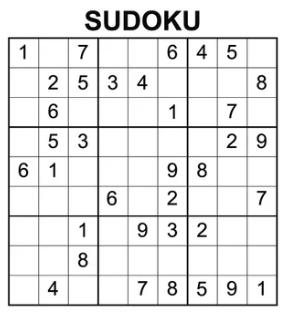
#> input picture jason/7.png, 287 x 314 px, found by its file name
$ python proj_sudokuMain.py
#> lines starting #> are read from the running program, lines starting #| are printed output that depends on the picture; after the words box and inside, x2 and y2 are one past the last pixel; in counts of white or black regions, pixels touching at a corner belong together
### jason/proj_utils.py
import cv2
import numpy as np

##### 1. Preprocessing Image
def preProcess(img):
    imgGray = cv2.cvtColor(img, cv2.COLOR_BGR2GRAY)  # Convert image to gray scale
    imgBlur = cv2.GaussianBlur(imgGray, (5, 5), 1)  # Add Gaussian blur to find out contour easier
    imgThreshold = cv2.adaptiveThreshold(imgBlur, 255, 1, 1, 11, 2)
    # Appy adaptive threshold
    return imgThreshold

#### 3. Reorder
def reorder(myPoints):
    myPoints = myPoints.reshape((4, 2))  # reshapes them into a simple (4,2) array
    myPointsNew = np.zeros((4, 1, 2), dtype=np.int32)
    add = myPoints.sum(1)  # X + Y
    myPointsNew[0] = myPoints[np.argmin(add)]  # find smallest value among add --> top-left
    myPointsNew[3] = myPoints[np.argmax(add)]  # find biggest value among add --> bottom-right

    diff = np.diff(myPoints, axis=1)
    #  y-x
    myPointsNew[1] = myPoints[np.argmin(diff)]  # smallest y-x value --> top-right
    myPointsNew[2] = myPoints[np.argmax(diff)]  # biggest y-x value --> bottom-left

    return myPointsNew

####  3. Finding the biggest contour that is the sudoku puzzle
def biggestContour(contours):  # sending all the contours in this method
    biggest = np.array([])  # it will store the coordinates of the larges rectangular contour
    max_area = 0  # it keeps track of the largest contour area found so far
    for i in contours:
        area = cv2.contourArea(i)  # calulates the area (size in pixels) of the contour
        if area > 50:  # Only consider contours with area is greater than 50 to ignore small noise
            peri = cv2.arcLength(i, True)  # Calculate Perimeter
            approx = cv2.approxPolyDP(i, 0.02 * peri, True)  # Finds corners
            if area > max_area and len(approx) == 4:  # len(approx) == 4 means the contour has 4 corners --> rectangle
                biggest = approx  # if its area is larger than any previous contour, becomes biggest
                max_area = area
                return biggest, max_area

#### 4 - To split the image into 81 different images
def splitBoxes(img):
    rows = np.vsplit(img, 9)
    boxes = []
    for r in rows:
        cols = np.hsplit(r, 9)
        for box in cols:
            boxes.append(box)
    return boxes


#### 6 - TO STACK ALL THE IMAGES IN ONE WINDOW
def stackImages(imgArray,scale):
    rows = len(imgArray)
    cols = len(imgArray[0])
    rowsAvailable = isinstance(imgArray[0], list)
    width = imgArray[0][0].shape[1]
    height = imgArray[0][0].shape[0]
    if rowsAvailable:
        for x in range ( 0, rows):
            for y in range(0, cols):
                imgArray[x][y] = cv2.resize(imgArray[x][y], (0, 0), None, scale, scale)
                if len(imgArray[x][y].shape) == 2: imgArray[x][y]= cv2.cvtColor( imgArray[x][y], cv2.COLOR_GRAY2BGR)
        imageBlank = np.zeros((height, width, 3), np.uint8)
        hor = [imageBlank]*rows
        hor_con = [imageBlank]*rows
        for x in range(0, rows):
            hor[x] = np.hstack(imgArray[x])
            hor_con[x] = np.concatenate(imgArray[x])
        ver = np.vstack(hor)
        ver_con = np.concatenate(hor)
    else:
        for x in range(0, rows):
            imgArray[x] = cv2.resize(imgArray[x], (0, 0), None, scale, scale)
            if len(imgArray[x].shape) == 2: imgArray[x] = cv2.cvtColor(imgArray[x], cv2.COLOR_GRAY2BGR)
        hor= np.hstack(imgArray)
        hor_con= np.concatenate(imgArray)
        ver = hor
    return ver

### jason/proj_sudokuMain.py
import os
os.environ['TF_CPP_MIN_LOG_LEVEL'] = '3'
from proj_utils import *
#import proj_sudokuSolver

#####################################
pathImage = "Resources/7.png"
heightImg = 450
widthImg = 450
#model = initlizePredictionModel()
#####################################

#### 1. Prepare the image
img = cv2.imread(pathImage)
#> img is the input picture: shape (314, 287, 3); mean B, G, R 231.5, 231.5, 231.5
img = cv2.resize(img, (widthImg, heightImg))
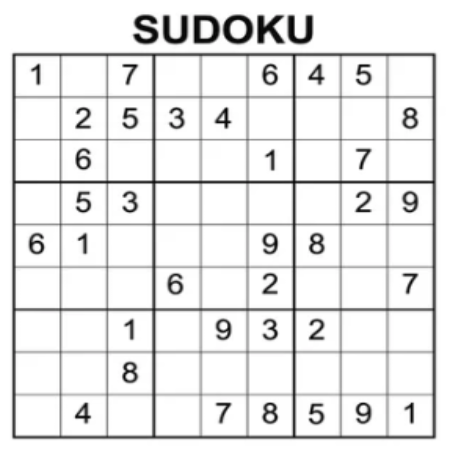
#> img: shape (450, 450, 3); mean B, G, R 231.5, 231.5, 231.5
imgBlank = np.zeros((heightImg, widthImg), np.uint8)
imgThreshold = preProcess(img)
#> in preProcess, `imgBlur = cv2.GaussianBlur(imgGray, (5, 5), 1)`:
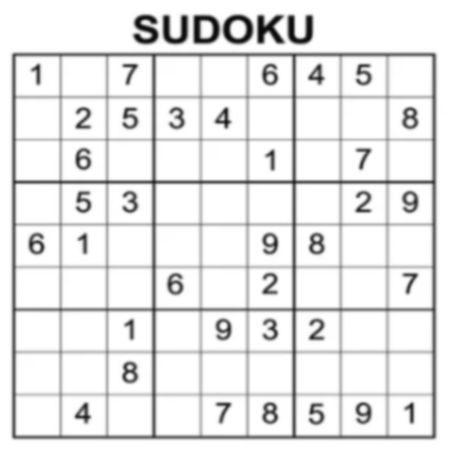
#> imgBlur: shape (450, 450); min 9, max 255, mean 231.5
#> in preProcess, `imgThreshold = cv2.adaptiveThreshold(imgBlur, 255, 1, 1, 11, 2)`:
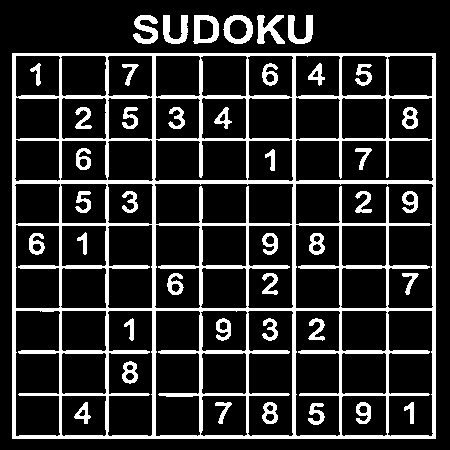
#> imgThreshold: shape (450, 450); 17.4% white; 42 white regions

#### 2. Find all contours
imgContours = img.copy()  # Copy image for display purposes
imgBigContour = img.copy()  # Copy image for display purposes
contours, hierarchy = cv2.findContours(imgThreshold, cv2.RETR_EXTERNAL, cv2.CHAIN_APPROX_SIMPLE)
#> contours = 7 contours; box (x1, y1, x2, y2) and area: (12, 53, 436, 439) 162855, (223, 15, 253, 44) 660, (193, 15, 219, 44) 608, (257, 15, 285, 44) 364, (133, 15, 158, 44) 346, (163, 15, 188, 44) 342, (288, 15, 313, 44) 340
cv2.drawContours(imgContours, contours, -1,  (0, 255, 0), 3)  # Draw all detected contours
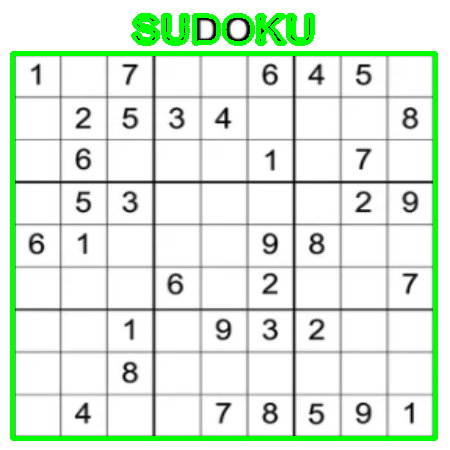
#> imgContours: shape (450, 450, 3); 5.74% of pixels changed, all inside (x1, y1, x2, y2) = (10, 13, 438, 441)
#> the loop in biggestContour, `for i in contours:` made 1 pass
#> (area, peri, biggest, max_area) on pass 1: (162855, 1616, [[12, 53], [12, 438], [435, 438], [435, 53]], 162855)
#> after the loop in biggestContour, `for i in contours:`: max_area = 162855


#### 3. Find the biggest contour
biggest, maxArea = biggestContour(contours)  # Find the biggest contour
#> biggest = [[12, 53], [12, 438], [435, 438], [435, 53]]; maxArea = 162855
print(biggest)
#| [[[ 12  53]]
#|  [[ 12 438]]
#|  [[435 438]]
#|  [[435  53]]]
if biggest.size != 0:
    biggest = reorder(biggest)
#> in reorder, `myPoints = myPoints.reshape((4, 2))`: myPoints = [[12, 53], [12, 438], [435, 438], [435, 53]]
#> in reorder, `add = myPoints.sum(1)`: add = [65, 450, 873, 488]
#> in reorder, `diff = np.diff(myPoints, axis=1)`: diff = [41, 426, 3, -382]
#> biggest = [[12, 53], [435, 53], [12, 438], [435, 438]]
    print(biggest)
#| [[[ 12  53]]
#|  [[435  53]]
#|  [[ 12 438]]
#|  [[435 438]]]
    cv2.drawContours(imgBigContour, biggest, -1, (0,0,255), 25)  # Draw with the biggest contours
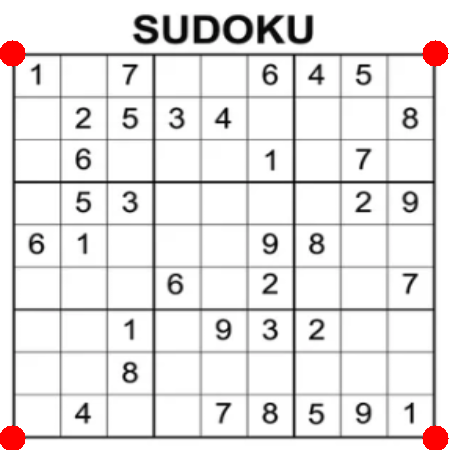
#> imgBigContour: shape (450, 450, 3); 1.03% of pixels changed, all inside (x1, y1, x2, y2) = (0, 40, 449, 450)
    pts1 = np.float32(biggest)
#> pts1 = [[12, 53], [435, 53], [12, 438], [435, 438]]
    pts2 = np.float32([[0, 0], [widthImg, 0], [0, heightImg], [widthImg, heightImg]])
    matrix = cv2.getPerspectiveTransform(pts1, pts2)
#> matrix = [[1.06, 1.55e-20, -12.77], [1.63e-17, 1.17, -61.95], [9.8e-37, -1.03e-20, 1]]
    imgWarpColored = cv2.warpPerspective(img, matrix, (widthImg, heightImg))
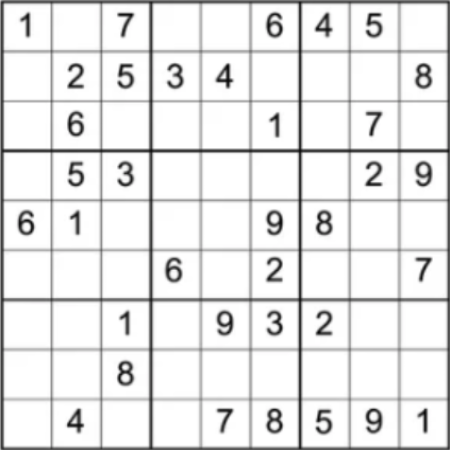
#> imgWarpColored: shape (450, 450, 3); mean B, G, R 230.6, 230.6, 230.6
    imgDetectedDigits = imgBlank.copy()
    imgWarpColored = cv2.cvtColor(imgWarpColored, cv2.COLOR_BGR2GRAY)
#> imgWarpColored: shape (450, 450)

    #### 4. Split the image
    imgSolvedDigits = imgBlank.copy()
    boxes = splitBoxes(imgWarpColored)
#> in splitBoxes, `rows = np.vsplit(img, 9)`: rows = 9 items
#> the loop in splitBoxes, `for r in rows:` made 9 passes
#> after the loop in splitBoxes, `for r in rows:`: boxes = 81 items
#> boxes = 81 items
    print(len(boxes))
#| 81


imageArray = ([img,imgThreshold,imgContours, imgBigContour],
                  [imgDetectedDigits, imgBlank, imgBlank, imgBlank])
stackedImage = stackImages(imageArray, 1)
#> in stackImages, `rows = len(imgArray)`: rows = 2
#> in stackImages, `cols = len(imgArray[0])`: cols = 4
#> in stackImages, `rowsAvailable = isinstance(imgArray[0], list)`: rowsAvailable = True
#> in stackImages, `hor = [imageBlank]*rows`: hor = 2 items
#> in stackImages, `ver = np.vstack(hor)`:
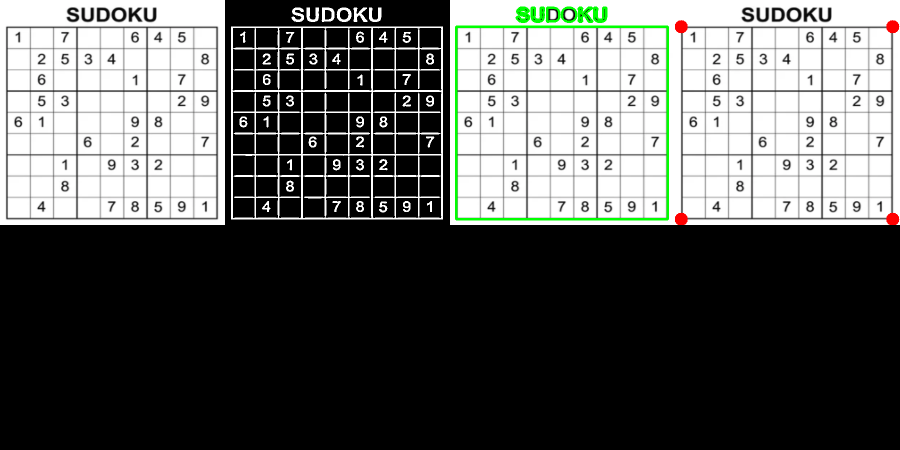
#> ver: shape (900, 1800, 3) (shown at 1/2 size); mean of channels 0, 1, 2 91, 92.9, 91.4; drawn as B, G, R


cv2.imshow('Stacked Images', stackedImage)
cv2.waitKey(0)
cv2.destroyAllWindows()
